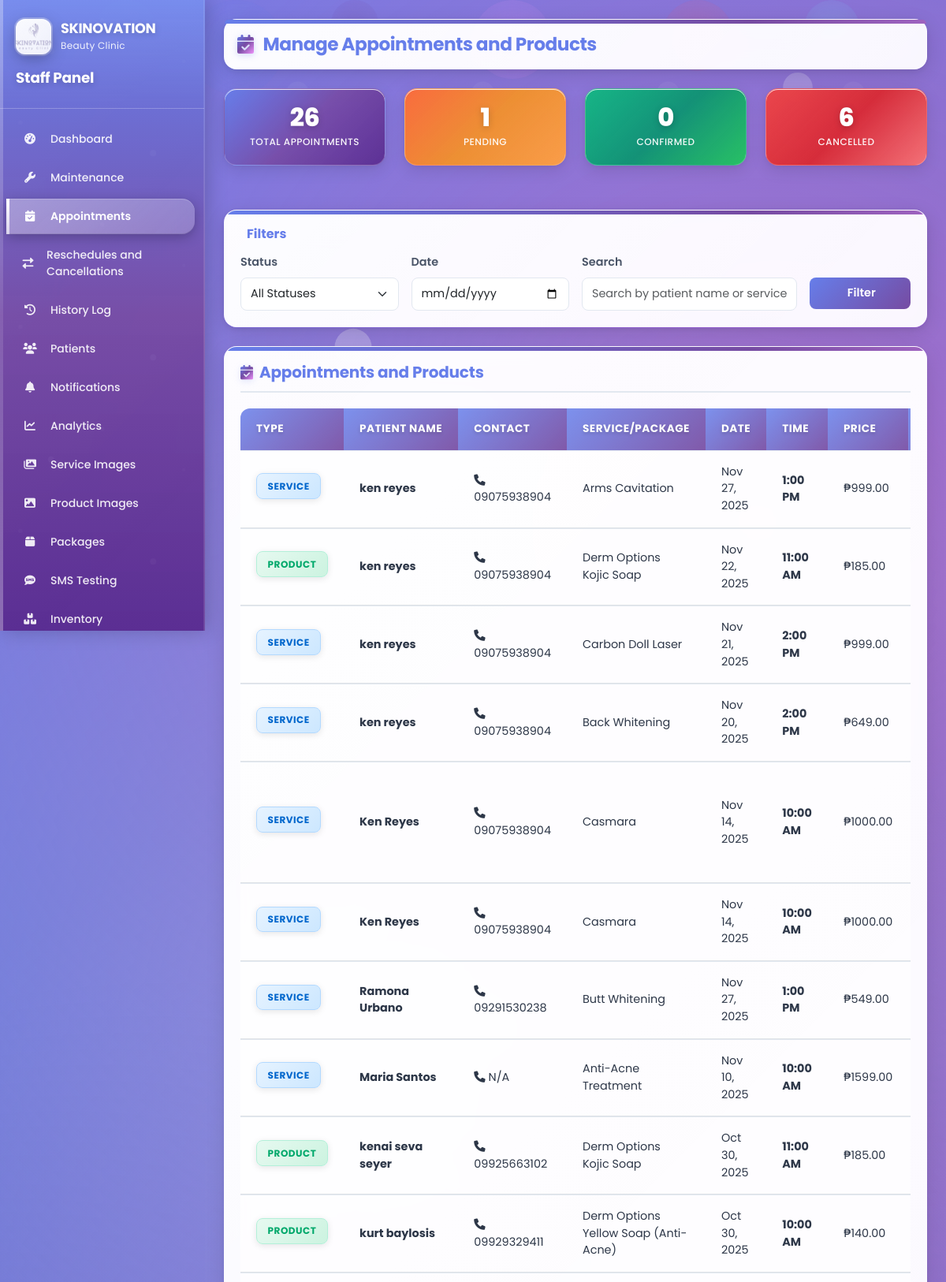
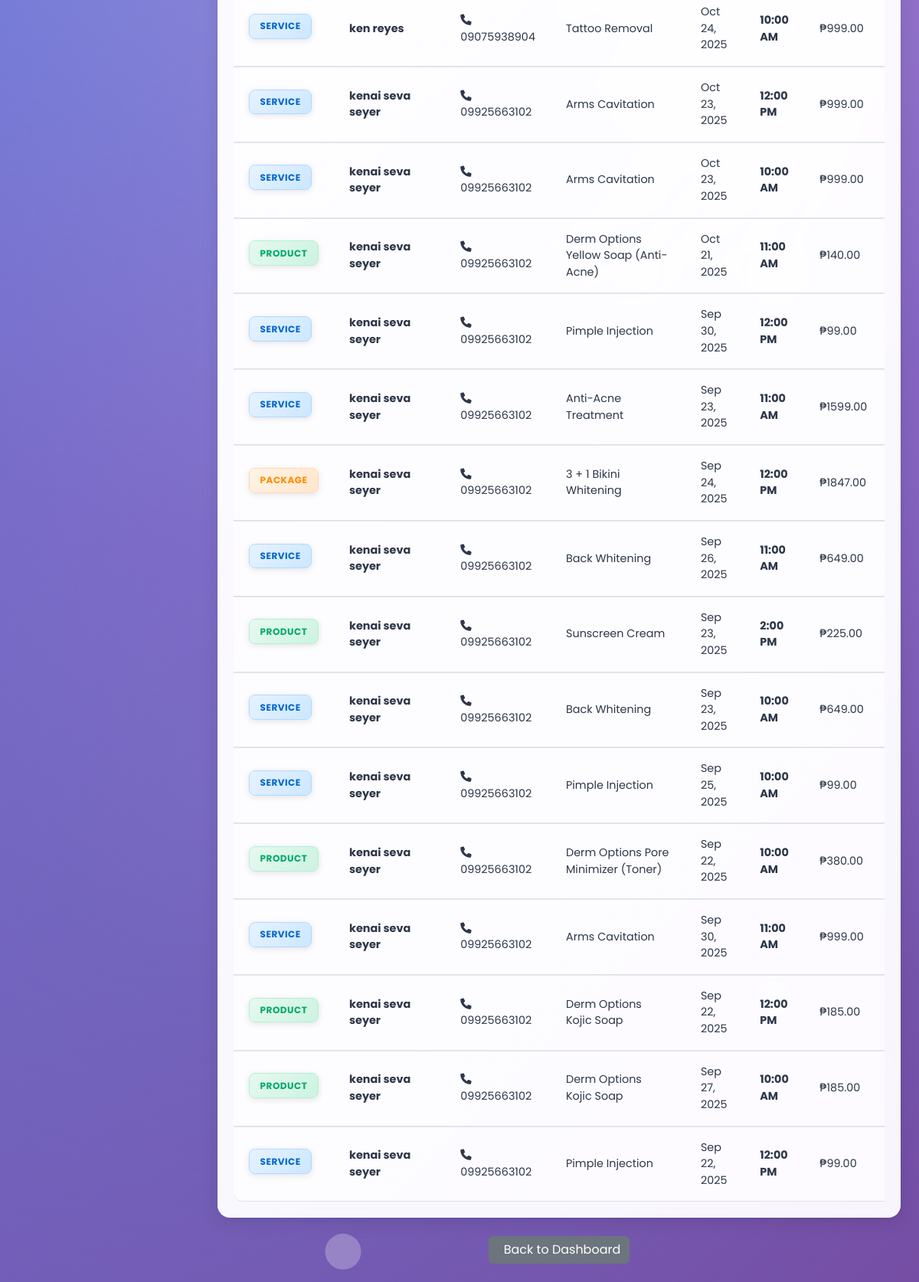
Page /appointments/admin/appointments/ (signed in) on the committed database (2 pictures, top to bottom).
### appointments/models.py (models this page shows, shortened)
class Appointment(models.Model):
    STATUS_CHOICES = [
        ('scheduled', 'Scheduled'),
        ('pending', 'Pending'),
        ('confirmed', 'Confirmed'),
        ('rescheduled', 'Rescheduled'),
        ('completed', 'Completed'),
        ('cancelled', 'Cancelled'),
    ]
    appointment_date = models.DateField()
    appointment_time = models.TimeField()
    status = models.CharField(max_length=15, choices=STATUS_CHOICES, default='scheduled')
    created_at = models.DateTimeField(auto_now_add=True)
    updated_at = models.DateTimeField(auto_now=True)
    transaction_id = models.CharField(max_length=100, blank=True, null=True)
    patient = models.ForeignKey(settings.AUTH_USER_MODEL, on_delete=models.CASCADE, related_name='appointments')
    attendant = models.ForeignKey('accounts.Attendant', on_delete=models.CASCADE, related_name='appointments')
    service = models.ForeignKey('services.Service', on_delete=models.CASCADE, related_name='appointments', blank=True, null=True)
    product = models.ForeignKey('products.Product', on_delete=models.CASCADE, related_name='appointments', blank=True, null=True)
    package = models.ForeignKey('packages.Package', on_delete=models.CASCADE, related_name='appointments', blank=True, null=True)
    class Meta:
        db_table = 'appointments'
        ordering = ['-created_at']
    def get_service_name(self):
        if self.service:
            return self.service.service_name
        elif self.product:
            return self.product.product_name
        elif self.package:
            return self.package.package_name
        else:
            return "No service assigned"

### accounts/models.py (models this page shows, shortened)
class User(AbstractUser):
    USER_TYPE_CHOICES = [
        ('patient', 'Patient'),
        ('admin', 'Staff'),
        ('owner', 'Owner'),
        ('attendant', 'Attendant'),
    ]
    GENDER_CHOICES = [
        ('male', 'Male'),
        ('female', 'Female'),
        ('other', 'Other'),
    ]
    CIVIL_STATUS_CHOICES = [
        ('single', 'Single'),
        ('married', 'Married'),
        ('widowed', 'Widowed'),
        ('divorced', 'Divorced'),
        ('separated', 'Separated'),
    ]
    user_type = models.CharField(max_length=10, choices=USER_TYPE_CHOICES, default='patient')
    phone = models.CharField(
        max_length=20,
        validators=[RegexValidator(
            regex=r'^\+?1?\d{9,15}$',
            message="Phone number must be entered in the format: '+999999999'. Up to 15 digits allowed."
        )],
        blank=True
    )
    middle_name = models.CharField(max_length=255, blank=True, null=True)
    address = models.TextField(blank=True, null=True, help_text="Complete address")
    gender = models.CharField(max_length=10, choices=GENDER_CHOICES, blank=True, null=True)
    civil_status = models.CharField(max_length=10, choices=CIVIL_STATUS_CHOICES, blank=True, null=True)
    birthday = models.DateField(blank=True, null=True)
    occupation = models.CharField(max_length=255, blank=True, null=True)
    profile_picture = models.ImageField(upload_to='profile_pictures/', blank=True, null=True)
    archived = models.BooleanField(default=False)
    created_at = models.DateTimeField(auto_now_add=True)
    updated_at = models.DateTimeField(auto_now=True)
    @property
    def full_name(self):
        return f"{self.first_name} {self.middle_name or ''} {self.last_name}".strip()
    class Meta:
        db_table = 'users'

### services/models.py (models this page shows, shortened)
class Service(models.Model):
    service_name = models.CharField(max_length=100)
    description = models.TextField(blank=True, null=True)
    price = models.DecimalField(max_digits=10, decimal_places=2, blank=True, null=True)
    duration = models.IntegerField(help_text="Duration in minutes")
    category = models.ForeignKey(ServiceCategory, on_delete=models.CASCADE, related_name='services')
    image = models.ImageField(upload_to='services/', blank=True, null=True)
    archived = models.BooleanField(default=False)
    created_at = models.DateTimeField(auto_now_add=True)
    updated_at = models.DateTimeField(auto_now=True)
    class Meta:
        db_table = 'services'
        ordering = ['service_name']

### products/models.py (models this page shows, shortened)
class Product(models.Model):
    product_name = models.CharField(max_length=255)
    description = models.TextField(blank=True, null=True)
    price = models.DecimalField(max_digits=10, decimal_places=2)
    stock = models.IntegerField(default=0)
    product_image = models.ImageField(upload_to='products/', blank=True, null=True)
    archived = models.BooleanField(default=False)
    created_at = models.DateTimeField(auto_now_add=True)
    updated_at = models.DateTimeField(auto_now=True)
    class Meta:
        db_table = 'products'
        ordering = ['product_name']

### packages/models.py (models this page shows, shortened)
class Package(models.Model):
    package_name = models.CharField(max_length=255)
    description = models.TextField(blank=True, null=True)
    price = models.DecimalField(max_digits=10, decimal_places=2)
    sessions = models.IntegerField()
    duration_days = models.IntegerField(help_text="Duration in days")
    grace_period_days = models.IntegerField(help_text="Grace period in days")
    archived = models.BooleanField(default=False)
    created_at = models.DateTimeField(auto_now_add=True)
    updated_at = models.DateTimeField(auto_now=True)
    class Meta:
        db_table = 'packages'
        ordering = ['package_name']

### appointments/admin_views.py (the view, shortened to what this page needs)
# urls.py: path('admin/appointments/', admin_views.admin_appointments, name='admin_appointments'),
@login_required
@user_passes_test(is_admin)
def admin_appointments(request):
    status_filter = request.GET.get('status', '')
    date_filter = request.GET.get('date', '')
    search_query = request.GET.get('search', '')
    total_appointments = Appointment.objects.filter(
        Q(service__isnull=False) | Q(package__isnull=False) | Q(product__isnull=False)
    ).count()
    pending_count = Appointment.objects.filter(status='pending').count()
    confirmed_count = Appointment.objects.filter(status='confirmed').count()
    cancelled_count = Appointment.objects.filter(status='cancelled').count()
    appointments = Appointment.objects.all().order_by('-created_at', '-appointment_date', '-appointment_time')
    if status_filter:
        appointments = appointments.filter(status=status_filter)
    if date_filter:
        appointments = appointments.filter(appointment_date=date_filter)
    context = {
        'appointments': appointments,
        'status_filter': status_filter,
        'date_filter': date_filter,
        'search_query': search_query,
        'total_appointments': total_appointments,
        'pending_count': pending_count,
        'confirmed_count': confirmed_count,
        'cancelled_count': cancelled_count,
    }
    return render(request, 'appointments/admin_appointments.html', context)

### templates/appointments/admin_appointments.html (shortened to what this page needs)
{% extends 'appointments/admin_base.html' %}
{% load static %}
{% block content %}
<div class="content-header">
    <h1 class="page-title">
        <i class="fas fa-calendar-check"></i>
        Manage Appointments and Products
    </h1>
</div>
<div class="row mb-4">
    <div class="col-lg-3 col-md-6 mb-3">
        <div class="stats-card purple">
            <div class="stats-number">{{ total_appointments }}</div>
            <div class="stats-label">Total Appointments</div>
        </div>
    </div>
    <div class="col-lg-3 col-md-6 mb-3">
        <div class="stats-card orange">
            <div class="stats-number">{{ pending_count }}</div>
            <div class="stats-label">Pending</div>
        </div>
    </div>
    <div class="col-lg-3 col-md-6 mb-3">
        <div class="stats-card green">
            <div class="stats-number">{{ confirmed_count }}</div>
            <div class="stats-label">Confirmed</div>
        </div>
    </div>
    <div class="col-lg-3 col-md-6 mb-3">
        <div class="stats-card red">
            <div class="stats-number">{{ cancelled_count }}</div>
            <div class="stats-label">Cancelled</div>
        </div>
    </div>
</div>
    <div class="filter-card">
        <h5 class="mb-3">
            Filters
        </h5>
        <form method="get" class="row g-3">
            <div class="col-md-3">
                <label for="status" class="form-label">Status</label>
                <select name="status" id="status" class="form-select">
                    <option value="">All Statuses</option>
                </select>
            </div>
            <div class="col-md-3">
                <label for="date" class="form-label">Date</label>
                <input type="date" name="date" id="date" class="form-control" value="{{ date_filter }}">
            </div>
            <div class="col-md-4">
                <label for="search" class="form-label">Search</label>
                <input type="text" name="search" id="search" class="form-control" placeholder="Search by patient name or service..." value="{{ search_query }}">
            </div>
            <div class="col-md-2">
                <label class="form-label">&nbsp;</label>
                <div class="d-grid">
                    <button type="submit" class="btn btn-primary">
                        Filter
                    </button>
                </div>
            </div>
        </form>
    </div>
<div class="content-card">
    <h3 class="card-title">
        <i class="fas fa-calendar-check"></i>
        Appointments and Products
    </h3>
    {% if appointments %}
        <div class="table-responsive">
            <table class="table">
                <thead>
                    <tr>
                        <th>TYPE</th>
                        <th>PATIENT NAME</th>
                        <th>CONTACT</th>
                        <th>SERVICE/PACKAGE</th>
                        <th>DATE</th>
                        <th>TIME</th>
                        <th>PRICE</th>
                        <th>STATUS</th>
                    </tr>
                </thead>
                <tbody>
                    {% for appointment in appointments %}
                    <tr>
                        <td>
                            {% if appointment.service %}
                                <span class="type-badge type-service">Service</span>
                            {% elif appointment.package %}
                                <span class="type-badge type-package">Package</span>
                            {% elif appointment.product %}
                                <span class="type-badge type-product">Product</span>
                            {% endif %}
                        </td>
                        <td>
                            <strong>{{ appointment.patient.full_name }}</strong>
                        </td>
                        <td>
                            <i class="fas fa-phone me-1"></i>{{ appointment.patient.phone|default:"N/A" }}
                        </td>
                        <td>{{ appointment.get_service_name }}</td>
                        <td>{{ appointment.appointment_date|date:"M d, Y" }}</td>
                        <td><strong>{{ appointment.appointment_time|time:"g:i A" }}</strong></td>
                        <td>
                            {% if appointment.service %}
                                ₱{{ appointment.service.price|floatformat:2 }}
                            {% elif appointment.package %}
                                ₱{{ appointment.package.price|floatformat:2 }}
                            {% elif appointment.product %}
                                ₱{{ appointment.product.price|floatformat:2 }}
                            {% endif %}
                        </td>
                        <td>
                        </td>
                    </tr>
                    {% endfor %}
                </tbody>
            </table>
        </div>
    {% else %}
        <div class="text-center py-5">
            <i class="fas fa-calendar-times fa-3x text-muted mb-3"></i>
            <h5 class="text-muted">No appointments found</h5>
            <p class="text-muted">Try adjusting your filters or check back later.</p>
        </div>
    {% endif %}
</div>
    <div class="text-center mt-4">
        <a href="{% url 'appointments:admin_dashboard' %}" class="btn btn-secondary">
            Back to Dashboard
        </a>
    </div>
</div>
{% endblock %}

### rows in the picture
Appointment: shows "SERVICE", patient.full_name "ken reyes", patient.phone "09075938904", get_service_name "Arms Cavitation", appointment_date "Nov 27, 2025", appointment_time "1:00 PM", service.price "999.00"
Appointment: shows "PRODUCT", patient.full_name "ken reyes", patient.phone "09075938904", get_service_name "Derm Options Kojic Soap", appointment_date "Nov 22, 2025", appointment_time "11:00 AM", product.price "185.00"
Appointment: shows "SERVICE", patient.full_name "ken reyes", patient.phone "09075938904", get_service_name "Carbon Doll Laser", appointment_date "Nov 21, 2025", appointment_time "2:00 PM", service.price "999.00"
Appointment: shows "SERVICE", patient.full_name "ken reyes", patient.phone "09075938904", get_service_name "Back Whitening", appointment_date "Nov 20, 2025", appointment_time "2:00 PM", service.price "649.00"
Appointment: shows "SERVICE", patient.full_name "Ken Reyes", patient.phone "09075938904", get_service_name "Casmara", appointment_date "Nov 14, 2025", appointment_time "10:00 AM", service.price "1000.00"
Appointment: shows "SERVICE", patient.full_name "Ken Reyes", patient.phone "09075938904", get_service_name "Casmara", appointment_date "Nov 14, 2025", appointment_time "10:00 AM", service.price "1000.00"
Appointment: shows "SERVICE", patient.full_name "Ramona Urbano", patient.phone "09291530238", get_service_name "Butt Whitening", appointment_date "Nov 27, 2025", appointment_time "1:00 PM", service.price "549.00"
Appointment: shows "SERVICE", patient.full_name "Maria Santos", patient.phone "N/A", get_service_name "Anti-Acne Treatment", appointment_date "Nov 10, 2025", appointment_time "10:00 AM", service.price "1599.00"
Appointment: shows "PRODUCT", patient.full_name "kenai seva seyer", patient.phone "09925663102", get_service_name "Derm Options Kojic Soap", appointment_date "Oct 30, 2025", appointment_time "11:00 AM", product.price "185.00"
Appointment: shows "PRODUCT", patient.full_name "kurt baylosis", patient.phone "09929329411", get_service_name "Derm Options Yellow Soap (Anti-Acne)", appointment_date "Oct 30, 2025", appointment_time "10:00 AM", product.price "140.00"
Appointment: shows "SERVICE", patient.full_name "ken reyes", patient.phone "09075938904", get_service_name "Tattoo Removal", appointment_date "Oct 24, 2025", appointment_time "10:00 AM", service.price "999.00"
Appointment: shows "SERVICE", patient.full_name "kenai seva seyer", patient.phone "09925663102", get_service_name "Arms Cavitation", appointment_date "Oct 23, 2025", appointment_time "12:00 PM", service.price "999.00"
Appointment: shows "SERVICE", patient.full_name "kenai seva seyer", patient.phone "09925663102", get_service_name "Arms Cavitation", appointment_date "Oct 23, 2025", appointment_time "10:00 AM", service.price "999.00"
Appointment: shows "PRODUCT", patient.full_name "kenai seva seyer", patient.phone "09925663102", get_service_name "Derm Options Yellow Soap (Anti-Acne)", appointment_date "Oct 21, 2025", appointment_time "11:00 AM", product.price "140.00"
Appointment: shows "SERVICE", patient.full_name "kenai seva seyer", patient.phone "09925663102", get_service_name "Pimple Injection", appointment_date "Sep 30, 2025", appointment_time "12:00 PM", service.price "99.00"
Appointment: shows "SERVICE", patient.full_name "kenai seva seyer", patient.phone "09925663102", get_service_name "Anti-Acne Treatment", appointment_date "Sep 23, 2025", appointment_time "11:00 AM", service.price "1599.00"
Appointment: shows "PACKAGE", patient.full_name "kenai seva seyer", patient.phone "09925663102", get_service_name "3 + 1 Bikini Whitening", appointment_date "Sep 24, 2025", appointment_time "12:00 PM", package.price "1847.00"
Appointment: shows "SERVICE", patient.full_name "kenai seva seyer", patient.phone "09925663102", get_service_name "Back Whitening", appointment_date "Sep 26, 2025", appointment_time "11:00 AM", service.price "649.00"
Appointment: shows "PRODUCT", patient.full_name "kenai seva seyer", patient.phone "09925663102", get_service_name "Sunscreen Cream", appointment_date "Sep 23, 2025", appointment_time "2:00 PM", product.price "225.00"
Appointment: shows "SERVICE", patient.full_name "kenai seva seyer", patient.phone "09925663102", get_service_name "Back Whitening", appointment_date "Sep 23, 2025", appointment_time "10:00 AM", service.price "649.00"
Appointment: shows "SERVICE", patient.full_name "kenai seva seyer", patient.phone "09925663102", get_service_name "Pimple Injection", appointment_date "Sep 25, 2025", appointment_time "10:00 AM", service.price "99.00"
Appointment: shows "PRODUCT", patient.full_name "kenai seva seyer", patient.phone "09925663102", get_service_name "Derm Options Pore Minimizer (Toner)", appointment_date "Sep 22, 2025", appointment_time "10:00 AM", product.price "380.00"
Appointment: shows "SERVICE", patient.full_name "kenai seva seyer", patient.phone "09925663102", get_service_name "Arms Cavitation", appointment_date "Sep 30, 2025", appointment_time "11:00 AM", service.price "999.00"
Appointment: shows "PRODUCT", patient.full_name "kenai seva seyer", patient.phone "09925663102", get_service_name "Derm Options Kojic Soap", appointment_date "Sep 22, 2025", appointment_time "12:00 PM", product.price "185.00"
Appointment: shows "PRODUCT", patient.full_name "kenai seva seyer", patient.phone "09925663102", get_service_name "Derm Options Kojic Soap", appointment_date "Sep 27, 2025", appointment_time "10:00 AM", product.price "185.00"
Appointment: shows "SERVICE", patient.full_name "kenai seva seyer", patient.phone "09925663102", get_service_name "Pimple Injection", appointment_date "Sep 22, 2025", appointment_time "12:00 PM", service.price "99.00"

### other values in the picture
{{ total_appointments }} "26"
{{ pending_count }} "1"
{{ confirmed_count }} "0"
{{ cancelled_count }} "6"
